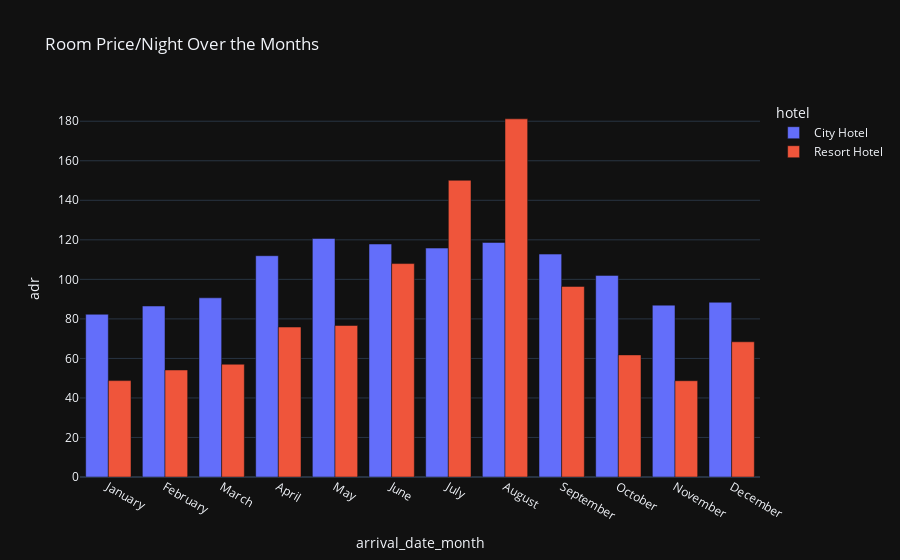

Source (notebook cell):
### Markdown cell above
<p style = "font-size : 25px; color : #cfcfcf ; font-family : 'Times New Roman'; text-align : center; border-radius: 5px 5px;">
<strong>Room price over the Months</strong></p>

### Code cell
price = data.groupby(['hotel', 'arrival_date_month'])['adr'].mean().reset_index()
price = sort_month(price, 'arrival_date_month')
plt.figure(figsize=(17,8))
px.bar(price, x='arrival_date_month', y='adr', color='hotel', template='plotly_dark', barmode='group', title='Room Price/Night Over the Months')

### Figure 1 — Plotly figure (JSON) as saved in the notebook; plotly's stock layout.template omitted (floating-point values rounded to 4 significant figures)
{"data": [{"alignmentgroup": "True", "hovertemplate": "hotel=City Hotel<br>arrival_date_month=%{x}<br>adr=%{y}<extra></extra>", "legendgroup": "City Hotel", "marker": {"color": "#636efa", "pattern": {"shape": ""}}, "name": "City Hotel", "offsetgroup": "City Hotel", "orientation": "v", "showlegend": true, "textposition": "auto", "type": "bar", "x": ["January", "February", "March", "April", "May", "June", "July", "August", "September", "October", "November", "December"], "xaxis": "x", "y": [82.33, 86.52, 90.66, 112.0, 120.7, 117.9, 115.8, 118.7, 112.8, 102.0, 86.95, 88.4], "yaxis": "y"}, {"alignmentgroup": "True", "hovertemplate": "hotel=Resort Hotel<br>arrival_date_month=%{x}<br>adr=%{y}<extra></extra>", "legendgroup": "Resort Hotel", "marker": {"color": "#EF553B", "pattern": {"shape": ""}}, "name": "Resort Hotel", "offsetgroup": "Resort Hotel", "orientation": "v", "showlegend": true, "textposition": "auto", "type": "bar", "x": ["January", "February", "March", "April", "May", "June", "July", "August", "September", "October", "November", "December"], "xaxis": "x", "y": [48.76, 54.15, 57.06, 75.87, 76.66, 108.0, 150.1, 181.2, 96.42, 61.78, 48.71, 68.41], "yaxis": "y"}], "layout": {"barmode": "group", "legend": {"title": {"text": "hotel"}, "tracegroupgap": 0}, "title": {"text": "Room Price/Night Over the Months"}, "xaxis": {"anchor": "y", "domain": [0, 1], "title": {"text": "arrival_date_month"}}, "yaxis": {"anchor": "x", "domain": [0, 1], "title": {"text": "adr"}}}}
